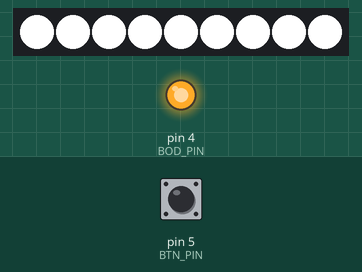
Simulated run of this program. Board: Arduino Uno, built with avr-gcc and run on an emulated ATmega328P. Parts: 9 RGB LEDs in strip order, left to right, output pins drawn as LEDs (lit = HIGH). The inputs (shaded band) are chosen by the test bench; at power-on: pin 5 (BTN_PIN) HIGH. Dim RGB values are drawn brighter than linear; random numbers use the default seed unless the program sets one.

Above: at 1.2 s.
1.3 s: pin 5 (BTN_PIN) pulled LOW for 0.15 s
At 1.6 s:
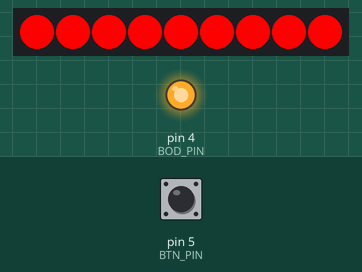
2.0 s: pin 5 (BTN_PIN) pulled LOW for 1 s
At 3.47 s:
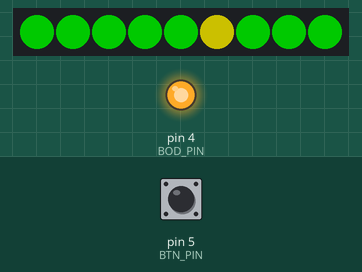
3.6 s: pin 5 (BTN_PIN) pulled LOW for 0.15 s
At 3.95 s:
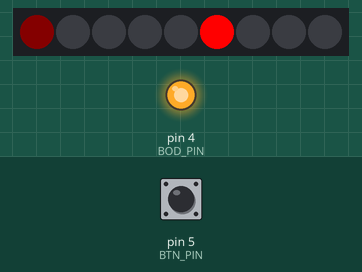
4.3 s: pin 5 (BTN_PIN) pulled LOW for 3.2 s
At 8.7 s:
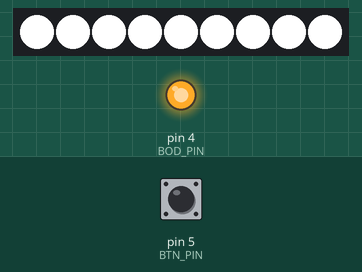
9.0 s: pin 5 (BTN_PIN) pulled LOW for 0.15 s
At 9.43 s:
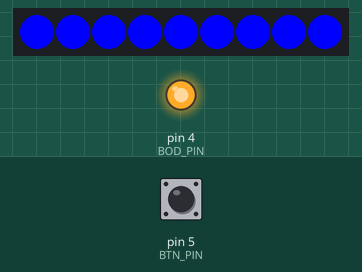
9.7 s: pin 5 (BTN_PIN) pulled LOW for 1 s
At 19.2 s:
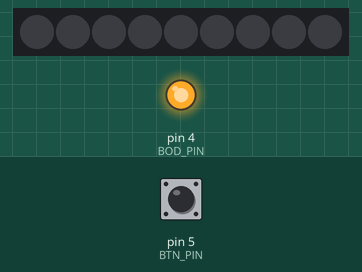

The program:

main.cpp
```cpp
#include <FastLED.h>
#include <Arduino.h>
#include "effects.h"
#include <Bounce2.h>

// FastLED stuffs
#define DI_PIN_ONE 3
#define BRIGHTNESS 255
#define LED_TYPE WS2812B
#define COLOR_ORDER GRB
#define UPDATED_PER_SECOND 100

// Brown out shutdown
#define BOD_PIN 4

#define BTN_PIN 5

// Basic led arr seup
const int led_count = 9;
CRGB leds[led_count];

// All the effects!
extern Effect staticWhite;
extern Effect ticTacToe;
extern Effect rgb;
extern Effect loaderEffect;

const uint8_t effectCount = 4;
uint8_t effectIndex = 0;
Effect *effectArr[effectCount] = {&staticWhite, &rgb, &ticTacToe, &loaderEffect};

// Button things
Bounce bounce = Bounce();

Effect *currEffect = effectArr[effectIndex];

void setup()
{
    bounce.attach(BTN_PIN, INPUT_PULLUP);
    bounce.interval(50);

    randomSeed(analogRead(0));

    pinMode(BOD_PIN, OUTPUT);

    // Tweaked due to the intensity not being the same for each: https://www.inolux-corp.com/datasheet/SMDLED/Addressable%20LED/IN-PI554FCH.pdf
    FastLED.addLeds<LED_TYPE, DI_PIN_ONE, COLOR_ORDER>(leds, led_count).setCorrection({70, 70, 255}); // BAT
    // FastLED.addLeds<LED_TYPE, DI_PIN_ONE, COLOR_ORDER>(leds, led_count).setCorrection({128, 128, 240}); // 5V

    digitalWrite(BOD_PIN, HIGH);

    FastLED.setBrightness(BRIGHTNESS);
}

void loop()
{
    bounce.update();

    if (bounce.changed())
    {
        int deboucedInput = bounce.read();

        if (deboucedInput == HIGH)
        {
            effectIndex++;
            effectIndex %= effectCount;
            currEffect = effectArr[effectIndex];
        }
    }

    currEffect->process(leds, led_count);

    FastLED.show();
}
```

effects.h
```cpp
#ifndef effects_h
#define effects_h

#include <FastLED.h>

enum EffectId
{
    Static = 0,
    TicTacToe = 1,
    RGBId = 2,
    Loader = 3
};

struct Effect
{
    uint8_t id;
    void (*process)(CRGB leds[], uint8_t num_leds);
};

#endif
```

loader.cpp
```cpp
#include "effects.h"

#include "elapsedMillis.h"

static elapsedMillis stamp;

static uint8_t seqIndex = 0;
static const uint8_t seqCount = 8;
static uint8_t seqOrder[seqCount] = {0, 1, 2, 3, 8, 7, 6, 5};
static const uint8_t ledCount = 9;

static CHSV black = rgb2hsv_approximate(CRGB::Black);
static CHSV targetValues[ledCount] = {black, black, black, black, black, black, black, black, black};
static bool isFadeIn[ledCount] = {false, false, false, false, false, false, false, false, false};
static int16_t brightness[ledCount] = {0, 0, 0, 0, 0, 0, 0, 0, 0};
static uint8_t step = 2;

static void fancyLoader(CRGB leds[], uint8_t num_leds)
{
    leds[4] = CRGB::Black;

    // Set a targter color we wish to reach
    if (stamp > 100)
    {
        stamp = 0;
        targetValues[seqOrder[seqIndex]] = rgb2hsv_approximate(CRGB::RosyBrown);
        isFadeIn[seqOrder[seqIndex]] = true;
        seqIndex++;
        seqIndex %= seqCount;
    }

    // Fade in target values
    for (size_t i = 0; i < ledCount; i++)
    {
        if (isFadeIn[i])
        {
            CHSV c = targetValues[i];

            if (brightness[i] + step > 255)
            {
                brightness[i] = 255;
            }
            else
            {
                brightness[i] += step;
            }

            leds[i] = CHSV(c.h, c.v, brightness[i]);

            if (brightness[i] == 255)
            {
                isFadeIn[i] = false;
            }
        }
    }

    // Fade out others
    for (size_t i = 0; i < ledCount; i++)
    {
        if (!isFadeIn[i] && brightness[i] != 0)
        {
            CHSV c = targetValues[i];

            if (brightness[i] - step < 0)
            {
                brightness[i] = 0;
            }
            else
            {
                brightness[i] -= step;
            }

            leds[i] = CHSV(c.h, c.v, brightness[i]);
            brightness[i] -= step;

            if (brightness[i] == 0)
            {
                isFadeIn[i] = false;
            }
        }
    }
};

Effect loaderEffect = {EffectId::Loader, &fancyLoader};
```

rgb.cpp
```cpp
#include "effects.h"

#include "elapsedMillis.h"

DEFINE_GRADIENT_PALETTE(heatmap_gp){
    0, 255, 0, 0,   // red
    85, 0, 255, 0,  // green
    170, 0, 0, 255, // blue
    255, 255, 0, 0  // red
};

CRGBPalette16 my_pal = heatmap_gp;

static uint8_t pallette_index = 0;

static void rgbFunc(CRGB leds[], uint8_t num_leds)
{
    // All of the pallete gets applies with this
    // fill_palette(leds, num_leds, pallette_index, 255 / num_leds, my_pal, 255, LINEARBLEND);

    for (size_t i = 0; i < num_leds; i++)
    {
        leds[i] = ColorFromPalette(my_pal, pallette_index, 255, LINEARBLEND);
    }

    EVERY_N_MILLISECONDS(2)
    {
        pallette_index++;
        pallette_index %= 255;
    }
}

Effect rgb = {EffectId::Static, &rgbFunc};
```

static-white.cpp
```cpp
#include "effects.h"

#include "elapsedMillis.h"

static elapsedMillis stamp;
static bool isFirst = true;

static void white(CRGB leds[], uint8_t num_leds)
{
    if (stamp > 1000 || isFirst)
    {
        fill_solid(leds, num_leds, CRGB::White);
        isFirst = false;
        stamp = 0;
    }
}

Effect staticWhite = {EffectId::Static, &white};
```

tic-tac-toe.cpp
```cpp
#include "effects.h"
#include "elapsedMillis.h"

enum GameState
{
    P1 = 0,
    P2 = 1,
    Win = 2,
    Tie = 3
};

struct PlayerColors
{
    CRGB P1;
    CRGB P2;
};

// Defines three indexes that make a tic tac toe win line
struct WinLine
{
    uint8_t x;
    uint8_t y;
    uint8_t z;
};

WinLine topRow = {0, 1, 2};
WinLine middleRow = {3, 4, 5};
WinLine bottomRow = {6, 7, 8};
WinLine firstCol = {0, 5, 6};
WinLine middleCol = {1, 4, 7};
WinLine lastCol = {2, 3, 8};
WinLine oneCross = {0, 4, 8};
WinLine otherCross = {2, 4, 6};

const uint8_t lineCount = 8;

WinLine *lines[lineCount] = {&topRow, &middleRow, &bottomRow, &firstCol, &middleCol, &lastCol, &oneCross, &otherCross};

const uint16_t defStepDelay = 1000;
const uint16_t winStepDelay = 2500;
const uint16_t tieStepDelay = 1100;
const uint16_t partialWinStepDelay = 1500;

const uint8_t ledCount = 9;

PlayerColors pColors = {CRGB::Red, CRGB::Blue};

// XXX We can only use colors that have the same value in channles, otherwise the fade out is ugly
const PlayerColors pOptions[3] = {{CRGB::Blue, CRGB::Red}, {CRGB::Yellow, CRGB::Green}, {CRGB::Cyan, CRGB::Orange}};

// Move timer
static elapsedMillis stamp;

// Game progress tracker
static GameState gameState = GameState::P1;

// Le game board state
static uint8_t gameBoard[ledCount] = {0, 0, 0, 0, 0, 0, 0, 0, 0};

// Values we wish to fade in/out to
static CRGB targetValues[ledCount] = {CRGB::Black, CRGB::Black, CRGB::Black, CRGB::Black, CRGB::Black, CRGB::Black, CRGB::Black, CRGB::Black, CRGB::Black};

static int8_t winningIndexes[3] = {-1, -1, -1};

static CRGB winner = CRGB::Black;

static void switchColors()
{
    // uint8_t idx = random(0, 3);
    // pColors.P1 = pOptions[idx].P1;
    // pColors.P2 = pOptions[idx].P2;
}

static bool isEmpty()
{
    bool result = true;

    for (size_t i = 0; i < ledCount; i++)
    {
        if (gameBoard[i] != 0)
        {
            result = false;
        }
    }

    return result;
}

static void place(uint8_t num)
{
    long idx = random(0, ledCount);

    if (gameBoard[idx] != 0)
    {
        place(num);
    }
    else
    {
        gameBoard[idx] = num;
    }
}

static void smartPlace(uint8_t num)
{
    // If board is empty - simply place it randomly
    if (isEmpty())
    {
        long idx = random(0, ledCount);
        gameBoard[idx] = num;
        return;
    }

    // Check if opponent has double, if so ruin it
    for (size_t i = 0; i < lineCount; i++)
    {
        WinLine *line = lines[i];

        uint8_t result = 0;
        uint8_t target = 0;

        // Not equal to other and not zero
        if (gameBoard[line->x] != num && gameBoard[line->x] != 0)
        {
            result++;
        }

        if (gameBoard[line->y] != num && gameBoard[line->y] != 0)
        {
            result++;
        }

        if (gameBoard[line->z] != num && gameBoard[line->z] != 0)
        {
            result++;
        }

        if (result == 2)
        {
            if (gameBoard[line->x] == 0)
            {
                target = line->x;
                gameBoard[target] = num;
                return;
            }

            if (gameBoard[line->y] == 0)
            {
                target = line->y;
                gameBoard[target] = num;
                return;
            }

            if (gameBoard[line->z] == 0)
            {
                target = line->z;
                gameBoard[target] = num;
                return;
            }
        }
    }

    // Check if we have double somewhere, if so place it there
    for (size_t i = 0; i < lineCount; i++)
    {
        WinLine *line = lines[i];

        uint8_t result = 0;
        uint8_t target = 0;

        // Equal to this
        if (gameBoard[line->x] == num)
        {
            result++;
        }

        if (gameBoard[line->y] == num)
        {
            result++;
        }

        if (gameBoard[line->z] == num)
        {
            result++;
        }

        if (result == 2)
        {
            if (gameBoard[line->x] == 0)
            {
                target = line->x;
                gameBoard[target] = num;
                return;
            }

            if (gameBoard[line->y] == 0)
            {
                target = line->y;
                gameBoard[target] = num;
                return;
            }

            if (gameBoard[line->z] == 0)
            {
                target = line->z;
                gameBoard[target] = num;
                return;
            }
        }
    }

    // Choose a line with atleaset 1 and make it two
    for (size_t i = 0; i < lineCount; i++)
    {
        WinLine *line = lines[i];

        uint8_t result = 0;
        uint8_t target = 0;

        // Equal to this
        if (gameBoard[line->x] == num)
        {
            result++;
        }

        if (gameBoard[line->y] == num)
        {
            result++;
        }

        if (gameBoard[line->z] == num)
        {
            result++;
        }

        if (result == 1)
        {
            if (gameBoard[line->x] == 0)
            {
                target = line->x;
                gameBoard[target] = num;
                return;
            }

            if (gameBoard[line->y] == 0)
            {
                target = line->y;
                gameBoard[target] = num;
                return;
            }

            if (gameBoard[line->z] == 0)
            {
                target = line->z;
                gameBoard[target] = num;
                return;
            }
        }
    }

    // Place randomly otherwise
    place(num);
}

// TODO refactor to use winlines
static bool winCheck(uint8_t target)
{
    // Top Line
    if (gameBoard[0] == target && gameBoard[1] == target && gameBoard[2] == target)
    {
        winningIndexes[0] = 0;
        winningIndexes[1] = 1;
        winningIndexes[2] = 2;

        return true;
    }

    // Middle Line
    if (gameBoard[3] == target && gameBoard[4] == target && gameBoard[5] == target)
    {
        winningIndexes[0] = 3;
        winningIndexes[1] = 4;
        winningIndexes[2] = 5;

        return true;
    }

    // Bottom Line
    if (gameBoard[6] == target && gameBoard[7] == target && gameBoard[8] == target)
    {
        winningIndexes[0] = 6;
        winningIndexes[1] = 7;
        winningIndexes[2] = 8;

        return true;
    }

    // First col
    if (gameBoard[0] == target && gameBoard[5] == target && gameBoard[6] == target)
    {
        winningIndexes[0] = 0;
        winningIndexes[1] = 5;
        winningIndexes[2] = 6;

        return true;
    }

    // Middle col
    if (gameBoard[1] == target && gameBoard[4] == target && gameBoard[7] == target)
    {
        winningIndexes[0] = 1;
        winningIndexes[1] = 4;
        winningIndexes[2] = 7;

        return true;
    }

    // Last col
    if (gameBoard[2] == target && gameBoard[3] == target && gameBoard[8] == target)
    {
        winningIndexes[0] = 2;
        winningIndexes[1] = 3;
        winningIndexes[2] = 8;

        return true;
    }

    // Cross one
    if (gameBoard[0] == target && gameBoard[4] == target && gameBoard[8] == target)
    {
        winningIndexes[0] = 0;
        winningIndexes[1] = 4;
        winningIndexes[2] = 8;

        return true;
    }

    // Cross other
    if (gameBoard[2] == target && gameBoard[4] == target && gameBoard[6] == target)
    {
        winningIndexes[0] = 2;
        winningIndexes[1] = 4;
        winningIndexes[2] = 6;

        return true;
    }

    return false;
}

static bool isOver()
{
    bool isOver = true;
    for (size_t i = 0; i < ledCount; i++)
    {
        if (gameBoard[i] == 0)
        {
            isOver = false;
            break;
        }
    }

    return isOver;
}

static void performEndOfTurnChecks()
{
    if (winCheck(1))
    {
        winner = pColors.P1;
        gameState = GameState::Win;
    }
    else if (winCheck(2))
    {
        winner = pColors.P2;
        gameState = GameState::Win;
        switchColors();
    }
    else if (isOver())
    {
        gameState = GameState::Tie;
        switchColors();
    }
    else
    {
        if (gameState == GameState::P1)
        {
            gameState = GameState::P2;
        }
        else
        {
            gameState = GameState::P1;
        }
    }
}

static void updateBoard(CRGB leds[])
{
    for (size_t i = 0; i < ledCount; i++)
    {
        if (gameBoard[i] == 1)
        {
            targetValues[i] = pColors.P1;
        }
        else if (gameBoard[i] == 2)
        {
            targetValues[i] = pColors.P2;
        }
        else
        {
            targetValues[i] = CRGB::Black;
        }
    }
}

static void brightnessPass(CRGB leds[])
{
    for (size_t i = 0; i < ledCount; i++)
    {
        CRGB *l = &leds[i];

        if (l->red != targetValues[i].red)
        {

            if (l->red > targetValues[i].red)
            {
                l->red -= 1;
            }
            else if (l->red < targetValues[i].red)
            {
                l->red += 1;
            }
        }

        if (l->green != targetValues[i].green)
        {
            if (l->green > targetValues[i].green)
            {
                l->green -= 1;
            }
            else if (l->green < targetValues[i].green)
            {
                l->green += 1;
            }
        }

        if (l->blue != targetValues[i].blue)
        {
            if (l->blue > targetValues[i].blue)
            {
                l->blue -= 1;
            }
            else if (l->blue < targetValues[i].blue)
            {
                l->blue += 1;
            }
        }
    }
}

static void playTicTacToe(CRGB leds[], uint8_t num_leds)
{
    brightnessPass(leds);

    uint16_t delay = defStepDelay;
    if (gameState == GameState::Win)
    {
        delay = winStepDelay;
    }
    else if (gameState == GameState::Tie)
    {
        delay = tieStepDelay;
    }

    // Perform game step
    if (stamp > delay)
    {
        switch (gameState)
        {
        case GameState::P1:
            smartPlace(1);
            updateBoard(leds);
            performEndOfTurnChecks();
            break;
        case GameState::P2:
            smartPlace(2);
            updateBoard(leds);
            performEndOfTurnChecks();
            break;
        case GameState::Win:
        case GameState::Tie:
            gameState = GameState::P1;

            for (size_t i = 0; i < ledCount; i++)
            {
                gameBoard[i] = 0;
                targetValues[i] = CRGB::Black;
            }

            winningIndexes[0] = -1;
            winningIndexes[1] = -1;
            winningIndexes[2] = -1;

            break;
        }

        stamp = 0;
    }

    if (gameState == GameState::Win)
    {
        if (stamp < partialWinStepDelay)
        {
            targetValues[winningIndexes[0]].fadeToBlackBy(10);
            targetValues[winningIndexes[1]].fadeToBlackBy(10);
            targetValues[winningIndexes[2]].fadeToBlackBy(10);
        }
        else
        {
            fadeToBlackBy(targetValues, num_leds, 1);
        }
    }
    else if (gameState == GameState::Tie)
    {
        fadeToBlackBy(targetValues, num_leds, 1);
    }

    EVERY_N_MILLISECONDS(400)
    {
        if (gameState == GameState::Win)
        {
            if (stamp < partialWinStepDelay)
            {
                targetValues[winningIndexes[0]] = winner;
                targetValues[winningIndexes[1]] = winner;
                targetValues[winningIndexes[2]] = winner;

                leds[winningIndexes[0]] = winner;
                leds[winningIndexes[1]] = winner;
                leds[winningIndexes[2]] = winner;
            }
        }
    }
}

Effect ticTacToe = {EffectId::TicTacToe, &playTicTacToe};
```

Measured:
- after the input at 1.3 s, the LEDs: change after 0.20 s (image 1)
- after the input at 9.0 s, the LEDs: first change after 0.20 s (image 5 shows a later state)
